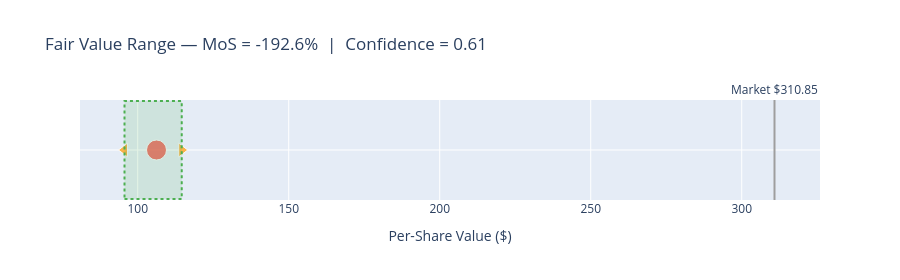
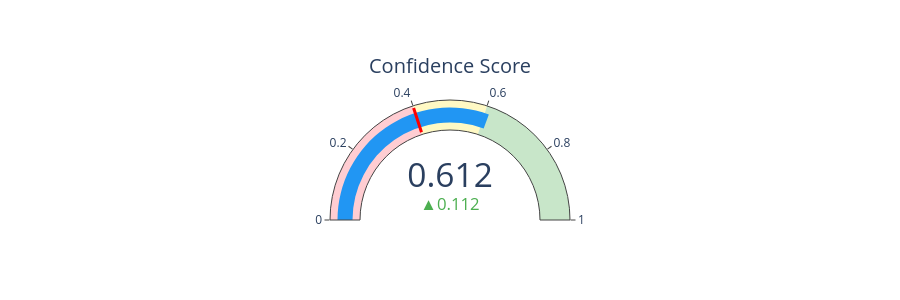

The notebook cell saved with these charts, in order:
### Markdown cell above
## 5 · Verdict — Margin of Safety & Confidence

### Code cell
mos_pct = result.margin_of_safety * 100
conf = result.confidence_score

# Bull/bear/base range chart
fig = go.Figure()

fig.add_trace(
    go.Scatter(
        x=[result.fair_value_low, result.fair_value_base, result.fair_value_high],
        y=["Fair Value", "Fair Value", "Fair Value"],
        mode="markers",
        name="Fair value range",
        marker=dict(
            size=[12, 20, 12],
            color=["#FF9800", "#4CAF50" if mos_pct > 0 else "#F44336", "#FF9800"],
            symbol=["triangle-left", "circle", "triangle-right"],
        ),
    )
)

fig.add_vline(
    x=market.current_price,
    line_dash="solid",
    line_color="#9E9E9E",
    line_width=2,
    annotation_text=f"Market ${market.current_price:.2f}",
    annotation_position="top",
)

fig.add_shape(
    type="rect",
    x0=result.fair_value_low,
    x1=result.fair_value_high,
    y0=-0.5,
    y1=0.5,
    fillcolor="rgba(76,175,80,0.15)",
    line=dict(color="#4CAF50", dash="dot"),
)

fig.update_layout(
    title=f"Fair Value Range — MoS = {mos_pct:+.1f}%  |  Confidence = {conf:.2f}",
    xaxis_title="Per-Share Value ($)",
    yaxis=dict(showticklabels=False),
    height=280,
)
fig.show()

# ── Confidence gauge ──────────────────────────────────────────────────────────
fig2 = go.Figure(
    go.Indicator(
        mode="gauge+number+delta",
        value=conf,
        title=dict(text="Confidence Score"),
        delta=dict(reference=0.5, increasing=dict(color="#4CAF50")),
        gauge=dict(
            axis=dict(range=[0, 1]),
            bar=dict(color="#2196F3"),
            steps=[
                dict(range=[0.0, 0.4], color="#FFCDD2"),
                dict(range=[0.4, 0.6], color="#FFF9C4"),
                dict(range=[0.6, 1.0], color="#C8E6C9"),
            ],
            threshold=dict(line=dict(color="red", width=3), value=0.4),
        ),
    )
)
fig2.update_layout(height=300)
fig2.show()

# ── Actionable summary ────────────────────────────────────────────────────────
print("=" * 56)
print(f"  {profile.name}  ({TICKER})")
print("=" * 56)
print(f"  Market price      : ${market.current_price:.2f}")
print(f"  Fair value (base) : ${result.fair_value_base:.2f}")
print(
    f"  Range             : ${result.fair_value_low:.2f} – ${result.fair_value_high:.2f}"
)
print(f"  Margin of safety  : {mos_pct:+.1f}%")
print(f"  Confidence        : {conf:.2f}")
print()

if conf < 0.35:
    print("  ⚠  LOW CONFIDENCE — do not act on this estimate alone.")
    print("     Check data completeness in notebook 01.")
elif mos_pct > 20:
    print("  ★  POTENTIALLY UNDERVALUED")
    print(f"     Stock trades {mos_pct:.0f}% below our base fair value.")
    print(f"     Bull scenario offers ${result.fair_value_high:.2f} upside.")
    print(
        f"     Bear scenario still implies ${result.fair_value_low:.2f} "
        f"({(result.fair_value_low/market.current_price - 1)*100:+.0f}% vs market)."
    )
elif mos_pct < -20:
    print("  ▼  POTENTIALLY OVERVALUED")
    print(f"     Stock trades {abs(mos_pct):.0f}% above our base fair value.")
    print(f"     Current valuation requires {g_bull*100:.0f}%+ FCF growth to justify.")
    print(f"     Check sensitivity heatmap for break-even WACC/growth combinations.")
else:
    print("  ~  FAIRLY VALUED  (within ±20% of base estimate)")
    print(f"     No strong directional signal. Watch for earnings revisions.")

if result.notes:
    print()
    print("  Model notes:")
    for note in result.notes:
        print(f"    • {note}")

### Figure 1 — Plotly figure (JSON) as saved in the notebook; plotly's stock layout.template omitted (floating-point values rounded to 4 significant figures)
{"data": [{"marker": {"color": ["#FF9800", "#F44336", "#FF9800"], "size": [12, 20, 12], "symbol": ["triangle-left", "circle", "triangle-right"]}, "mode": "markers", "name": "Fair value range", "type": "scatter", "x": [95.63, 106.2, 114.6], "y": ["Fair Value", "Fair Value", "Fair Value"]}], "layout": {"annotations": [{"showarrow": false, "text": "Market $310.85", "x": 310.9, "xanchor": "center", "xref": "x", "y": 1, "yanchor": "bottom", "yref": "y domain"}], "height": 280, "shapes": [{"line": {"color": "#9E9E9E", "dash": "solid", "width": 2}, "type": "line", "x0": 310.9, "x1": 310.9, "xref": "x", "y0": 0, "y1": 1, "yref": "y domain"}, {"fillcolor": "rgba(76,175,80,0.15)", "line": {"color": "#4CAF50", "dash": "dot"}, "type": "rect", "x0": 95.63, "x1": 114.6, "y0": -0.5, "y1": 0.5}], "title": {"text": "Fair Value Range — MoS = -192.6%  |  Confidence = 0.61"}, "xaxis": {"title": {"text": "Per-Share Value ($)"}}, "yaxis": {"showticklabels": false}}}

### Figure 2 — Plotly figure (JSON) as saved in the notebook; plotly's stock layout.template omitted (floating-point values rounded to 4 significant figures)
{"data": [{"delta": {"increasing": {"color": "#4CAF50"}, "reference": 0.5}, "gauge": {"axis": {"range": [0, 1]}, "bar": {"color": "#2196F3"}, "steps": [{"color": "#FFCDD2", "range": [0, 0.4]}, {"color": "#FFF9C4", "range": [0.4, 0.6]}, {"color": "#C8E6C9", "range": [0.6, 1]}], "threshold": {"line": {"color": "red", "width": 3}, "value": 0.4}}, "mode": "gauge+number+delta", "title": {"text": "Confidence Score"}, "type": "indicator", "value": 0.6122}], "layout": {"height": 300}}
